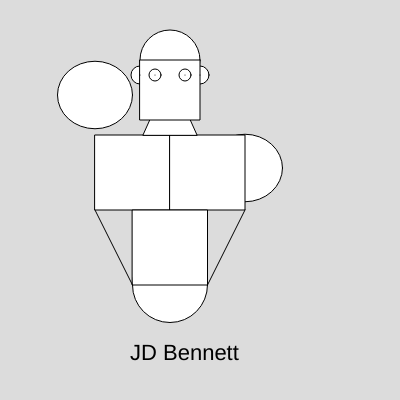
Frame 1 (no input)
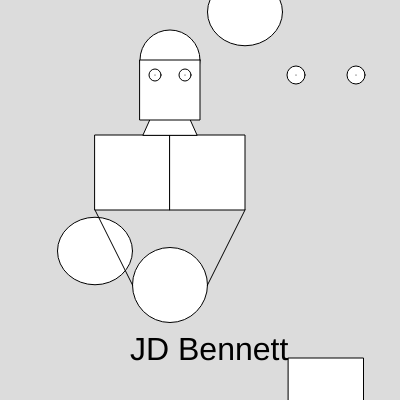
Frame 60 (no input)
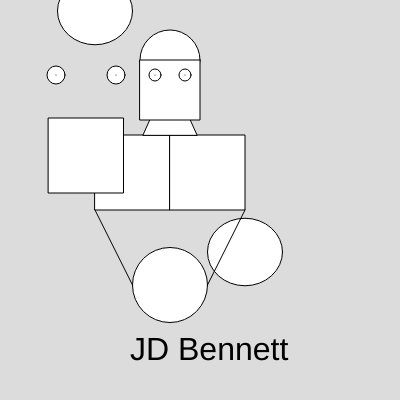
Frame 120 (the mouse pressed at the canvas centre since frame 60)

The p5.js sketch that drew these frames (run headless with seeded random() and noise() and a simulated clock; from frame 60 on, the mouse is pressed at the canvas centre):

// p5.js sketch
// ── sketch.js
var x1 = 200;
var x2 = 140;

var y1 = 95;

var y = 75;
var y2 = 168;

var z1 = 132.5
var z2 = 210
var movement = 4;
var size = 22;
var count = 0;
var sizeDirection = 10;

function setup() {
  createCanvas(400, 400);
}

function draw() {
  background(220);
    ellipse(95,y1,75,67.5);
    ellipse(245,y2,75,67.5);
    square(95,135,75);
    square(170,135,75);
    circle(170,285,75);
    square(z1,z2,75);

    line(95,210,132.5,285);
    line(245,210,207.5,285);

    triangle(143,135,170,75,197,135);
    circle(170,60,60);
    circle(x1,y,18);
    circle(x2,y,18);
    square(140,60,60);

    point(x2,75);
    point(x1,75);
    circle(155,75,12);
    circle(185,75,12);
    point(185,75);
    point(155,75);
    
    if (x1 >= 400 || x1 <= 0) {
      movement *= -1;
    }
    x1 += movement;
    if (x2 >= 400 || x2 <= 0) {
      movement *= -1;
    }
    x2 += movement;
  
  if (y1 >= 400 || y1 <= 0) {
      movement *= -1;
    }
    y1 += movement;
  
  if (y2 >= 500 || y2 <= 0) {
      movement *= 1;
    }
    y2 -= movement;
  
  
  if (z1 >= 400 || z1 <= 0) {
      movement *= -1;
    }
    z1 += movement;
  if (z2 >= 400 || z2 <= 0) {
      movement *= -1;
    }
    z2 += movement;
  
  
   
  textSize(size);
    size+= sizeDirection;
    count++;
    if(count > 5)
    {
        sizeDirection *=-1;
        count = 0;
    }
    text("JD Bennett",130,360 );
    }
